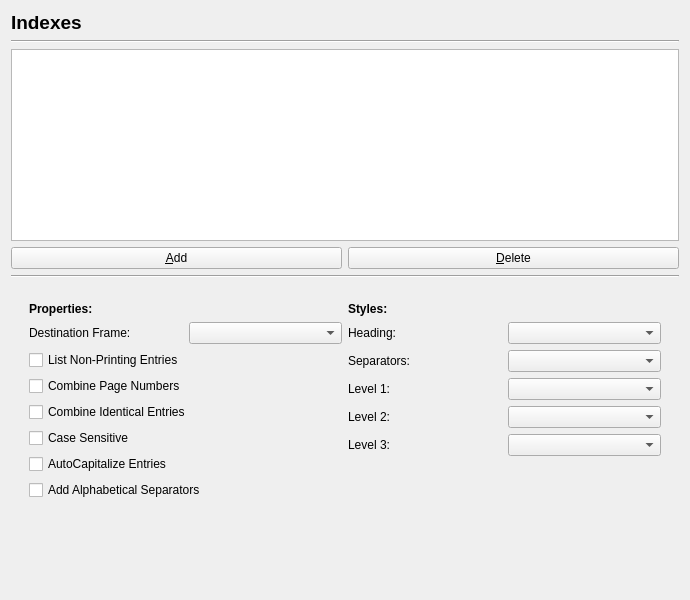
<?xml version="1.0" encoding="UTF-8"?>
<ui version="4.0">
 <class>Prefs_Indexes</class>
 <widget class="QWidget" name="Prefs_Indexes">
  <property name="geometry">
   <rect>
    <x>0</x>
    <y>0</y>
    <width>690</width>
    <height>600</height>
   </rect>
  </property>
  <layout class="QVBoxLayout" name="verticalLayout">
   <item>
    <widget class="QLabel" name="label">
     <property name="font">
      <font>
       <pointsize>14</pointsize>
       <bold>true</bold>
      </font>
     </property>
     <property name="text">
      <string>Indexes</string>
     </property>
    </widget>
   </item>
   <item>
    <widget class="Line" name="line">
     <property name="orientation">
      <enum>Qt::Orientation::Horizontal</enum>
     </property>
    </widget>
   </item>
   <item>
    <layout class="QVBoxLayout" name="verticalLayout_3">
     <item>
      <widget class="QListWidget" name="indexListBox">
       <property name="sizePolicy">
        <sizepolicy hsizetype="Expanding" vsizetype="Expanding">
         <horstretch>0</horstretch>
         <verstretch>0</verstretch>
        </sizepolicy>
       </property>
       <property name="baseSize">
        <size>
         <width>0</width>
         <height>0</height>
        </size>
       </property>
      </widget>
     </item>
     <item>
      <layout class="QHBoxLayout" name="_2">
       <item>
        <widget class="QPushButton" name="indexAddButton">
         <property name="text">
          <string>&amp;Add</string>
         </property>
         <property name="shortcut">
          <string>Alt+A</string>
         </property>
        </widget>
       </item>
       <item>
        <widget class="QPushButton" name="indexDeleteButton">
         <property name="text">
          <string>&amp;Delete</string>
         </property>
         <property name="shortcut">
          <string>Alt+D</string>
         </property>
        </widget>
       </item>
      </layout>
     </item>
    </layout>
   </item>
   <item>
    <widget class="Line" name="line_2">
     <property name="orientation">
      <enum>Qt::Orientation::Horizontal</enum>
     </property>
    </widget>
   </item>
   <item>
    <widget class="QScrollArea" name="scrollArea">
     <property name="sizePolicy">
      <sizepolicy hsizetype="Expanding" vsizetype="Minimum">
       <horstretch>0</horstretch>
       <verstretch>0</verstretch>
      </sizepolicy>
     </property>
     <property name="frameShape">
      <enum>QFrame::Shape::NoFrame</enum>
     </property>
     <property name="frameShadow">
      <enum>QFrame::Shadow::Plain</enum>
     </property>
     <property name="widgetResizable">
      <bool>true</bool>
     </property>
     <widget class="QWidget" name="scrollAreaWidgetContents">
      <property name="geometry">
       <rect>
        <x>0</x>
        <y>0</y>
        <width>666</width>
        <height>300</height>
       </rect>
      </property>
      <layout class="QHBoxLayout" name="horizontalLayout_3">
       <item>
        <widget class="QStackedWidget" name="stackedWidget">
         <property name="currentIndex">
          <number>0</number>
         </property>
         <widget class="QWidget" name="page">
          <layout class="QHBoxLayout" name="horizontalLayout_2">
           <item>
            <layout class="QVBoxLayout" name="verticalLayout_2">
             <item>
              <widget class="QLabel" name="label_2">
               <property name="font">
                <font>
                 <bold>true</bold>
                </font>
               </property>
               <property name="text">
                <string>Properties:</string>
               </property>
              </widget>
             </item>
             <item>
              <layout class="QHBoxLayout" name="horizontalLayout">
               <item>
                <widget class="QLabel" name="tocDestFrameLabel">
                 <property name="text">
                  <string>Destination Frame:</string>
                 </property>
                 <property name="wordWrap">
                  <bool>false</bool>
                 </property>
                </widget>
               </item>
               <item>
                <widget class="QComboBox" name="itemDestFrameComboBox">
                 <property name="toolTip">
                  <string>The frame the table of contents will be placed into</string>
                 </property>
                </widget>
               </item>
              </layout>
             </item>
             <item>
              <widget class="QCheckBox" name="listNonPrintingCheckBox">
               <property name="toolTip">
                <string>Include frames that are set to not print</string>
               </property>
               <property name="text">
                <string>List Non-Printing Entries</string>
               </property>
              </widget>
             </item>
             <item>
              <widget class="QCheckBox" name="combinePageNumbersCheckBox">
               <property name="toolTip">
                <string>Combine entries when a word is repeated on the same page</string>
               </property>
               <property name="text">
                <string>Combine Page Numbers</string>
               </property>
              </widget>
             </item>
             <item>
              <widget class="QCheckBox" name="combineIdenticalEntriesCheckBox">
               <property name="toolTip">
                <string>Combine entries for the same word</string>
               </property>
               <property name="text">
                <string>Combine Identical Entries</string>
               </property>
              </widget>
             </item>
             <item>
              <widget class="QCheckBox" name="caseSensitiveCombinationCheckBox">
               <property name="toolTip">
                <string>When comparing identical entries, compare with case sensitivity</string>
               </property>
               <property name="text">
                <string>Case Sensitive</string>
               </property>
              </widget>
             </item>
             <item>
              <widget class="QCheckBox" name="autoCapitalizeEntriesCheckBox">
               <property name="toolTip">
                <string>Autocapitalize the index entry</string>
               </property>
               <property name="text">
                <string>AutoCapitalize Entries</string>
               </property>
              </widget>
             </item>
             <item>
              <widget class="QCheckBox" name="addAlphaSeparatorsCheckBox">
               <property name="toolTip">
                <string>Add alphabetical separators in the index</string>
               </property>
               <property name="text">
                <string>Add Alphabetical Separators</string>
               </property>
              </widget>
             </item>
             <item>
              <spacer name="verticalSpacer_2">
               <property name="orientation">
                <enum>Qt::Orientation::Vertical</enum>
               </property>
               <property name="sizeHint" stdset="0">
                <size>
                 <width>20</width>
                 <height>40</height>
                </size>
               </property>
              </spacer>
             </item>
            </layout>
           </item>
           <item>
            <layout class="QVBoxLayout" name="verticalLayout_5">
             <item>
              <widget class="QLabel" name="label_8">
               <property name="font">
                <font>
                 <bold>true</bold>
                </font>
               </property>
               <property name="text">
                <string>Styles:</string>
               </property>
              </widget>
             </item>
             <item>
              <layout class="QGridLayout" name="gridLayout">
               <item row="0" column="0">
                <widget class="QLabel" name="styleHeadingLabel">
                 <property name="text">
                  <string>Heading:</string>
                 </property>
                </widget>
               </item>
               <item row="0" column="1">
                <widget class="QComboBox" name="styleHeadingComboBox"/>
               </item>
               <item row="1" column="0">
                <widget class="QLabel" name="styleSeparatorsLabel">
                 <property name="text">
                  <string>Separators:</string>
                 </property>
                </widget>
               </item>
               <item row="1" column="1">
                <widget class="QComboBox" name="styleSeparatorComboBox"/>
               </item>
               <item row="2" column="0">
                <widget class="QLabel" name="styleLevel1Label">
                 <property name="text">
                  <string>Level 1:</string>
                 </property>
                </widget>
               </item>
               <item row="2" column="1">
                <widget class="QComboBox" name="styleLevel1ComboBox"/>
               </item>
               <item row="3" column="0">
                <widget class="QLabel" name="styleLevel2Label">
                 <property name="text">
                  <string>Level 2:</string>
                 </property>
                </widget>
               </item>
               <item row="3" column="1">
                <widget class="QComboBox" name="styleLevel2ComboBox"/>
               </item>
               <item row="4" column="0">
                <widget class="QLabel" name="styleLevel3Label">
                 <property name="text">
                  <string>Level 3:</string>
                 </property>
                </widget>
               </item>
               <item row="4" column="1">
                <widget class="QComboBox" name="styleLevel3ComboBox"/>
               </item>
              </layout>
             </item>
             <item>
              <spacer name="verticalSpacer_3">
               <property name="orientation">
                <enum>Qt::Orientation::Vertical</enum>
               </property>
               <property name="sizeHint" stdset="0">
                <size>
                 <width>20</width>
                 <height>40</height>
                </size>
               </property>
              </spacer>
             </item>
            </layout>
           </item>
          </layout>
         </widget>
         <widget class="QWidget" name="page_2"/>
        </widget>
       </item>
      </layout>
     </widget>
    </widget>
   </item>
   <item>
    <spacer name="verticalSpacer">
     <property name="orientation">
      <enum>Qt::Orientation::Vertical</enum>
     </property>
     <property name="sizeHint" stdset="0">
      <size>
       <width>20</width>
       <height>5</height>
      </size>
     </property>
    </spacer>
   </item>
  </layout>
 </widget>
 <resources/>
 <connections/>
</ui>
